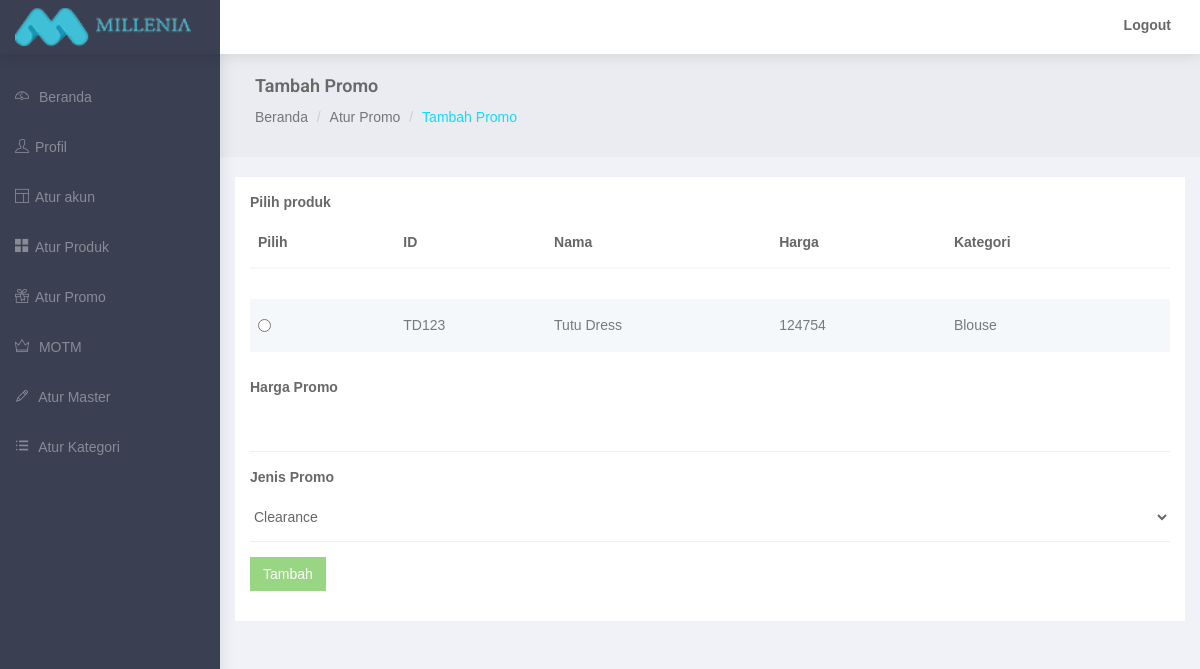
The app's page /admin/add-promo.php (signed in), older data.
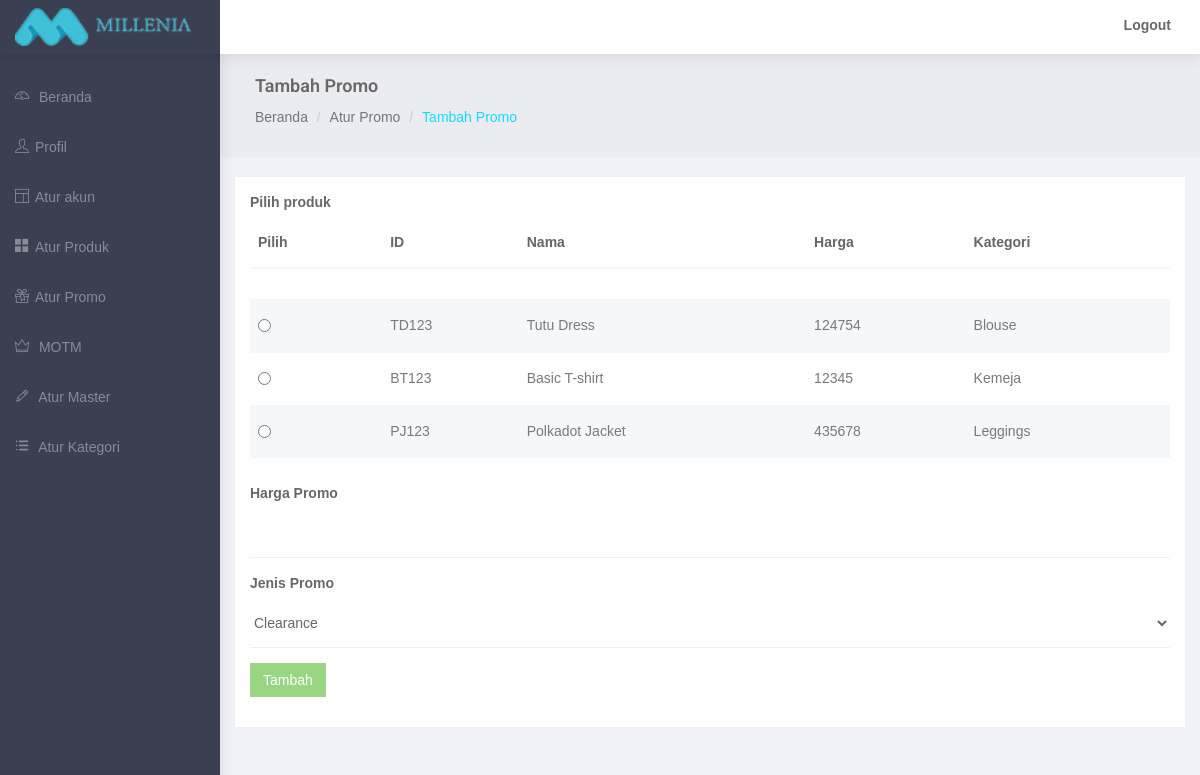
The same page, newer data.
### tables this page shows
CREATE TABLE `mi_product` (
  `product_no` int(11) NOT NULL,
  `product_code` varchar(20) DEFAULT NULL,
  `product_name` varchar(100) NOT NULL,
  `product_price` int(11) NOT NULL,
  `product_price_grosir1` int(3) DEFAULT NULL,
  `product_price_grosir2` int(3) DEFAULT NULL,
  `product_price_grosir3` int(3) DEFAULT NULL,
  `product_weight` int(11) NOT NULL,
  `product_subsubcategory_id` int(11) NOT NULL,
  `product_desc` varchar(300) NOT NULL,
  `product_detail` text NOT NULL,
  `product_size_detail` text NOT NULL,
  `product_motm` enum('Y','N') NOT NULL DEFAULT 'N',
  `product_active` enum('Y','N') NOT NULL,
  `product_clearance_active` enum('Y','N') NOT NULL DEFAULT 'N',
  `product_time_active` enum('Y','N') NOT NULL DEFAULT 'N',
  `product_qty_active` enum('Y','N') NOT NULL DEFAULT 'N',
  `product_time_day` date NOT NULL,
  `product_time_hour` time NOT NULL,
  `product_qty_sale` int(11) DEFAULT NULL,
  `product_promo_price` int(11) NOT NULL,
  `product_timestamp` timestamp NOT NULL DEFAULT CURRENT_TIMESTAMP,
  `product_created_user` varchar(20) NOT NULL
);

### admin/add-promo.php (the view, shortened to what this page needs)
<?php
	require 'includes/connect.php';
?>
<!DOCTYPE html>
<html lang="en">
<head>
</head>
<body>
    <div id="wrapper">
        <div id="page-wrapper">
            <div class="container-fluid">
                <div class="row bg-title">
                    <div class="col-lg-12">
                        <h4 class="page-title">Tambah Promo</h4>
                        <ol class="breadcrumb">
                            <li><a href="index.php">Beranda</a></li>
                            <li><a href="manage-promo.php">Atur Promo</a></li>
                            <li class="active">Tambah Promo</li>
                        </ol>
                    </div>
                </div>
                <div class="row">
                    <div class="col-md-12 col-lg-12 col-sm-12">
                        <div class="white-box">
                            <form class="form-horizontal form-material" method="post" action="add-promo.php">
                                <div class="form-group">
                                    <label class="col-md-12">Pilih produk</label>
                                    <div class="col-md-12">
                                        <div class="table-responsive">
                                            <table id="tbl" class="table-striped table">
                                                <thead>
                                                    <tr>
                                                        <th>Pilih</th>
                                                        <th>ID</th>
                                                        <th>Nama</th>
                                                        <th>Harga</th>
                                                        <th>Kategori</th>
                                                    </tr>
                                                </thead>
                                                <tbody>
                                                    <?php
                                                    $list = mysqli_query($conn, "SELECT * FROM mi_view_product WHERE LENGTH(promo) < 1");
                                                    while ($row = mysqli_fetch_assoc($list))
                                                      {
                                                        $no = $row['product_no'];
                                                        $id = $row['product_code'];
                                                        $name = $row['product_name'];
                                                        $price = $row['product_price'];
                                                        $category = $row['subsubcategory_name'];
                                                        echo "
                                                        <tr class='result'>
                                                          <td><input required type='radio' name='products[]' value='".$no."'</td>
                                                          <td>".$id."</td>
                                                          <td>".$name."</td>
                                                          <td>".$price."</td>
                                                          <td>".$category."</td>
                                                        </tr>
                                                        ";
                                                      }
                                                    ?>
                                                </tbody>
                                            </table>
                                        </div>
                                    </div>
                                </div>
                                <div class="form-group">
                                    <label class="col-md-12">Harga Promo</label>
                                    <div class="col-md-12 money">
                                        <input type="text" class="numberOnly form-control form-control-line" autocomplete="off" maxlength="50" name="promo" />
                                         </div>
                                </div>
                                <div class="form-group">
                                    <label class="col-md-12">Jenis Promo</label>
                                    <div class="col-md-12">
                                        <select name="category" class="form-control" id="category" required="yes">
                                            <option value="clearance">Clearance</option>
                                        </select>
                                    </div>
                                </div>
                                <div class="form-group">
                                    <div class="col-sm-12">
                                        <button class="btn btn-success" type="submit" name="tambah">Tambah</button>
                                    </div>
                                </div>
                            </form>
                        </div>
                    </div>
                </div>
            </div>
        </div>
    </div>
</body>
</html>

### admin/css/style2.css (style rules this page uses)
* { box-sizing: border-box; -moz-box-sizing: border-box; -webkit-box-sizing: border-box; font-family: arial; }
body { background: #bdc3c7; }
.form-group { position: relative; margin-bottom: 15px; }
.form-control { width: 100%; height: 50px; border: none; padding: 5px 7px 5px 15px; background: #fff; color: #666; border: 2px solid #ddd; -moz-border-radius: 4px; -webkit-border-radius: 4px; border-radius: 4px; }

Row changes from the older to the newer data that the page shows:
added mi_product: product_code "BT123", product_name "Basic T-shirt", product_price "12345", category "Kemeja"
added mi_product: product_code "PJ123", product_name "Polkadot Jacket", product_price "435678", category "Leggings"
